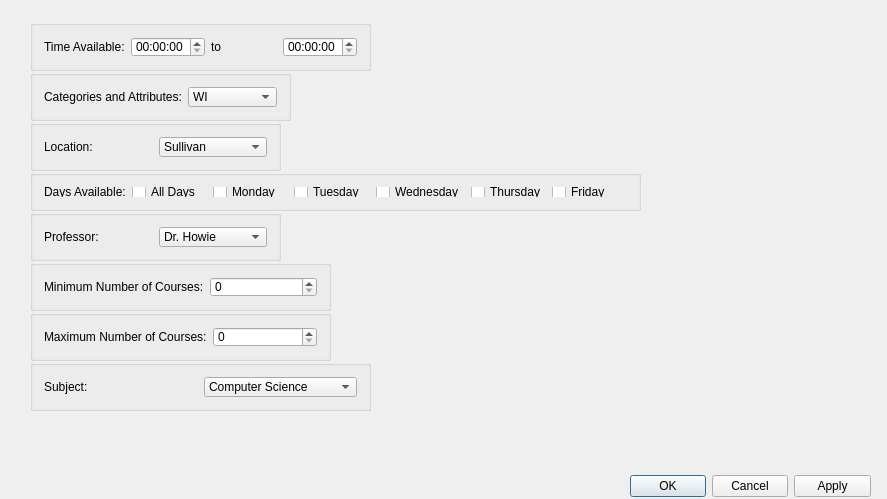
<?xml version="1.0" encoding="UTF-8"?>
<ui version="4.0">
 <class>Dialog</class>
 <widget class="QDialog" name="Dialog">
  <property name="geometry">
   <rect>
    <x>0</x>
    <y>0</y>
    <width>887</width>
    <height>499</height>
   </rect>
  </property>
  <property name="acceptDrops">
   <bool>false</bool>
  </property>
  <property name="windowTitle">
   <string>Preferences</string>
  </property>
  <property name="autoFillBackground">
   <bool>false</bool>
  </property>
  <widget class="QGroupBox" name="time_available_grpbox">
   <property name="geometry">
    <rect>
     <x>30</x>
     <y>20</y>
     <width>341</width>
     <height>51</height>
    </rect>
   </property>
   <layout class="QHBoxLayout" name="time_layout_horiz">
    <item>
     <widget class="QLabel" name="time_available_lbl">
      <property name="text">
       <string>Time Available:</string>
      </property>
     </widget>
    </item>
    <item>
     <widget class="QTimeEdit" name="available_from_time_edit"/>
    </item>
    <item>
     <widget class="QLabel" name="time_to_lbl">
      <property name="text">
       <string>to</string>
      </property>
     </widget>
    </item>
    <item>
     <widget class="QTimeEdit" name="available_to_time_edit"/>
    </item>
   </layout>
  </widget>
  <widget class="QGroupBox" name="location_grpbox">
   <property name="geometry">
    <rect>
     <x>30</x>
     <y>120</y>
     <width>251</width>
     <height>51</height>
    </rect>
   </property>
   <layout class="QHBoxLayout" name="location_layout_horiz">
    <item>
     <widget class="QLabel" name="location_lbl">
      <property name="text">
       <string>Location:</string>
      </property>
     </widget>
    </item>
    <item>
     <widget class="QComboBox" name="location_comb">
      <item>
       <property name="text">
        <string>Sullivan</string>
       </property>
      </item>
      <item>
       <property name="text">
        <string>Petty</string>
       </property>
      </item>
     </widget>
    </item>
   </layout>
  </widget>
  <widget class="QGroupBox" name="days_available_grpbox">
   <property name="geometry">
    <rect>
     <x>30</x>
     <y>170</y>
     <width>611</width>
     <height>41</height>
    </rect>
   </property>
   <layout class="QHBoxLayout" name="location_layout_horiz_2">
    <item>
     <widget class="QLabel" name="days_available_lbl">
      <property name="text">
       <string>Days Available:</string>
      </property>
     </widget>
    </item>
    <item>
     <widget class="QCheckBox" name="all_days_chk">
      <property name="text">
       <string>All Days</string>
      </property>
     </widget>
    </item>
    <item>
     <widget class="QCheckBox" name="monday_chk">
      <property name="text">
       <string>Monday</string>
      </property>
     </widget>
    </item>
    <item>
     <widget class="QCheckBox" name="tues_chk">
      <property name="text">
       <string>Tuesday</string>
      </property>
     </widget>
    </item>
    <item>
     <widget class="QCheckBox" name="wed_chk">
      <property name="text">
       <string>Wednesday</string>
      </property>
     </widget>
    </item>
    <item>
     <widget class="QCheckBox" name="thurs_chk">
      <property name="text">
       <string>Thursday</string>
      </property>
     </widget>
    </item>
    <item>
     <widget class="QCheckBox" name="fri_chk">
      <property name="text">
       <string>Friday</string>
      </property>
     </widget>
    </item>
   </layout>
  </widget>
  <widget class="QGroupBox" name="category_grpbox">
   <property name="geometry">
    <rect>
     <x>30</x>
     <y>70</y>
     <width>261</width>
     <height>51</height>
    </rect>
   </property>
   <layout class="QHBoxLayout" name="category_layout_horiz">
    <item>
     <widget class="QLabel" name="categories_lbl">
      <property name="text">
       <string>Categories and Attributes:</string>
      </property>
     </widget>
    </item>
    <item>
     <widget class="QComboBox" name="category_comb">
      <item>
       <property name="text">
        <string>WI</string>
       </property>
      </item>
      <item>
       <property name="text">
        <string>GLT</string>
       </property>
      </item>
      <item>
       <property name="text">
        <string>SI</string>
       </property>
      </item>
     </widget>
    </item>
   </layout>
  </widget>
  <widget class="QDialogButtonBox" name="buttonBox">
   <property name="geometry">
    <rect>
     <x>630</x>
     <y>470</y>
     <width>241</width>
     <height>32</height>
    </rect>
   </property>
   <property name="standardButtons">
    <set>QDialogButtonBox::Apply|QDialogButtonBox::Cancel|QDialogButtonBox::Ok</set>
   </property>
  </widget>
  <widget class="QGroupBox" name="professor_grpbox">
   <property name="geometry">
    <rect>
     <x>30</x>
     <y>210</y>
     <width>251</width>
     <height>51</height>
    </rect>
   </property>
   <layout class="QHBoxLayout" name="professor_layout_horiz">
    <item>
     <widget class="QLabel" name="professor_lbl">
      <property name="text">
       <string>Professor:</string>
      </property>
     </widget>
    </item>
    <item>
     <widget class="QComboBox" name="professor_comb">
      <item>
       <property name="text">
        <string>Dr. Howie</string>
       </property>
      </item>
      <item>
       <property name="text">
        <string>Dr. Aleshire</string>
       </property>
      </item>
     </widget>
    </item>
   </layout>
  </widget>
  <widget class="QGroupBox" name="min_courses_grpbox">
   <property name="geometry">
    <rect>
     <x>30</x>
     <y>260</y>
     <width>301</width>
     <height>51</height>
    </rect>
   </property>
   <layout class="QHBoxLayout" name="professor_layout_horiz_2">
    <item>
     <widget class="QLabel" name="min_courses_lbl">
      <property name="text">
       <string>Minimum Number of Courses:</string>
      </property>
     </widget>
    </item>
    <item>
     <widget class="QSpinBox" name="min_courses_spin"/>
    </item>
   </layout>
  </widget>
  <widget class="QGroupBox" name="max_courses_grpbox">
   <property name="geometry">
    <rect>
     <x>30</x>
     <y>310</y>
     <width>301</width>
     <height>51</height>
    </rect>
   </property>
   <layout class="QHBoxLayout" name="professor_layout_horiz_3">
    <item>
     <widget class="QLabel" name="professor_lbl_3">
      <property name="text">
       <string>Maximum Number of Courses:</string>
      </property>
     </widget>
    </item>
    <item>
     <widget class="QSpinBox" name="max_courses_spin"/>
    </item>
   </layout>
  </widget>
  <widget class="QGroupBox" name="subject_grpbox">
   <property name="geometry">
    <rect>
     <x>30</x>
     <y>360</y>
     <width>341</width>
     <height>51</height>
    </rect>
   </property>
   <layout class="QHBoxLayout" name="location_layout_horiz_3">
    <item>
     <widget class="QLabel" name="subject_lbl">
      <property name="text">
       <string>Subject:</string>
      </property>
     </widget>
    </item>
    <item>
     <widget class="QComboBox" name="subject_comb">
      <item>
       <property name="text">
        <string>Computer Science</string>
       </property>
      </item>
      <item>
       <property name="text">
        <string>Mathematics</string>
       </property>
      </item>
      <item>
       <property name="text">
        <string>Statistics</string>
       </property>
      </item>
     </widget>
    </item>
   </layout>
  </widget>
 </widget>
 <layoutdefault spacing="6" margin="11"/>
 <resources/>
 <connections/>
</ui>
